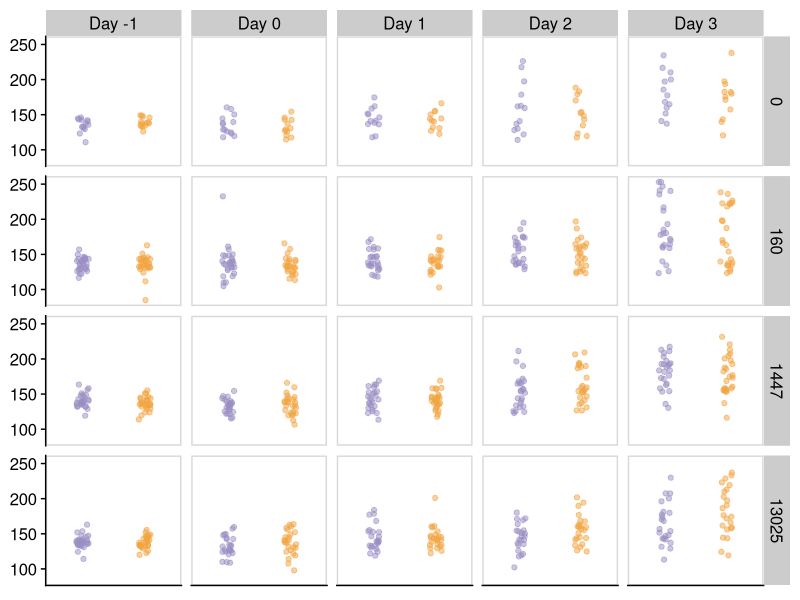

Generate this figure with R: (Note: this script raises an error after producing the figure.)
# Thesis Script - Data Visualization
# Plots
# IR Moodie
# Last Modified = 29/03/2020

# ---- Start ----

rm(list=ls()) # clear environment

# ---- Packages ----

library(survival) # survival objects
library(survminer) # ggplot2 plotting of surv objects
library(cowplot) # plot themes
library(tidyverse) # the good stuff

# ---- Data Import ----

exp1 <- read_csv("exp1.csv", na = "na") # Experiment 1 dataset
exp2 <- read_csv("exp2.csv", na = "na") # Experiment 2 dataset
exp3 <- read_csv("exp2_effective_f.csv", na = "na") # Modified Exp 2 dataset so day is now equal to feeding day so a day where no food was give is not counted (gave up trying to do this in R so done manually)

# ---- Data tidying ----

consump1 <- gather(exp1, key = "day", value = "consumption", f0:f4) %>%
  separate(day,into=c("junk", "day"),-1) %>% 
  mutate(day = as.numeric(day)) %>%
  select(-mass_i, -mass_f, -junk, -survival, -censored) # transform consumption dataset from wide to long

consump1$day_f <- factor(consump1$day) %>%
  fct_recode("Day -1" = "0", "Day 0" = "1", "Day 1" = "2", "Day 2" = "3", "Day 3" = "4") # change day names

consump1$fungus_ordered <- factor(consump1$fungus, levels = c("dead", "alive")) # change order of fungal treatments

consump2 <- gather(exp2, key = "day", value = "consumption", f0:f4) %>%
  separate(day,into=c("junk", "day"),-1) %>% 
  mutate(day = as.numeric(day)) %>%
  select(-junk, -survival, -censored) %>%
  filter(feeding == "constant") # wide to long for exp 2

consump2$day_f <- factor(consump2$day) %>%
  fct_recode("Day -1" = "0", "Day 1" = "1", "Day 2" = "2", "Day 3" = "3", "Day 4" = "4")

consump2$method_f <- fct_recode(consump2$method, "Injection" = "injection", "Spray" = "spray") # capitalise for increased pretty-ness

consump2$fungus_ordered <- factor(consump2$fungus, levels = c("control", "alive")) # match order with previous graphs

consump3 <- gather(exp3, key = "day", value = "consumption", f0:f4) %>%
  separate(day,into=c("junk", "day"),-1) %>% 
  mutate(day = as.numeric(day)) %>%
  select(-junk, -survival, -censored) %>%
  filter(method == "spray", day != 3, day != 4)
  
consump3$day_f <- factor(consump3$day) %>%
  fct_recode("Feeding day -1" = "0", "Feeding day 0" = "1", "Feeding day 1" = "2") # set day to effective feeding day
consump3$feeding_f <- fct_recode(consump3$feeding, "Constant" = "constant", "Enforced anorexia" = "starved") # better titles
consump3$fungus_ordered <- factor(consump3$fungus, levels = c("control", "alive")) # sort order

survival1 <- exp1 %>%
  select(-mass_i, -mass_f, -f0, -f1, -f2, -f3, -f4) # survival data of interest in exp1

survival2 <- exp2 %>%
  filter(feeding == "constant") %>%
  select(-f0, -f1, -f2, -f3, -f4) # survival data of interest in exp2

survival2$method_f <- fct_recode(survival2$method, "Injection" = "injection", "Spray" = "spray")

survival3 <- exp2 %>%
  filter(method == "spray") %>%
  select(-f0, -f1, -f2, -f3, -f4) # survival data of interest in exp3

survival3$feeding_f <- fct_recode(survival3$feeding, "Constant" = "constant", "Enforced anorexia" = "starved")

mass1 <- exp1 %>%
  select(-survival, -censored, -label)

mass1$mass_diff <- mass1$mass_f-mass1$mass_i
mass1$f_total <- mass1$f0+mass1$f1+mass1$f2+mass1$f3+mass1$f4

rm(exp1, exp2, exp3) # remove original datasets

# ---- Consumption Plot Exp 1 ----

ggconsump1 <- ggplot(consump1, aes(y = consumption, x = fungus_ordered, colour = fungus_ordered)) + # setup objecy
  geom_jitter(height = 0, width = 0.1, alpha = 0.5) + # add points with jitter and alpha values
  scale_color_manual(values=c("#998ec3", "#f1a340")) + # set colours to match theme
  facet_grid(spore~day_f) + # facet by spore and day
  theme_half_open() + # cowplot pretty +1
  panel_border() + # more cowplot pretty
  theme(legend.position = "none") + # get rid of legend (added after)
  theme(axis.title.x=element_blank(),
        axis.text.x=element_blank(),
        axis.ticks.x=element_blank(),
        axis.title.y=element_blank()) # remove x axis text, ticks and title as well as Y title (titles added after)

ggconsump1 # show graph

ggsave("Consumption_Experiment_1.png",
       plot = ggconsump1,
       path = "figs",
       dpi = "retina",
       width = 10,
       height = 8,
       type = "cairo") # export graph

# ---- Consumption Plot Exp 2 ----

ggconsump2 <- ggplot(consump2, aes(y = consumption, x = fungus_ordered, colour = fungus_ordered)) + # setup object
  geom_jitter(height = 0, width = 0.1, alpha = 0.5) + # add points with jitter and alpha values
  scale_color_manual(values=c("#998ec3", "#f1a340")) + # add theme colours
  facet_grid(method_f~day_f) + # facet by method and day
  theme_half_open() + # pretty +1
  panel_border() + # pretty +2
  theme(legend.position = "none") + # get rid of legend (added after)
  theme(axis.title.x=element_blank(),
        axis.text.x=element_blank(),
        axis.ticks.x=element_blank(),
        axis.title.y=element_blank()) # remove x elements and y axis title (added after)

ggconsump2 # show graph (DAY 0 is added after)

ggsave("Consumption_Experiment_2.png",
       plot = ggconsump2,
       path = "figs",
       dpi = "retina", 
       width = 10,
       height = 4,
       type = "cairo") # export graph

# ---- Consumption Plot Exp 3 ----

ggconsump3 <- ggplot(consump3, aes(y = consumption, x = fungus_ordered, colour = fungus_ordered)) + # setup object
  geom_jitter(height = 0, width = 0.1, alpha = 0.5) + # add points with jitter and alpha
  scale_color_manual(values=c("#998ec3", "#f1a340")) + # add theme colours
  facet_grid(feeding_f~day_f) + # facet by feeding regime and day
  theme_half_open() + # cowplot pretty-ness
  panel_border() + # more pretty-ness
  theme(legend.position = "none") + # remove legend (added later)
  theme(axis.title.x=element_blank(),
        axis.text.x=element_blank(),
        axis.ticks.x=element_blank(),
        axis.title.y=element_blank()) # x ticks and titles remove and added later

ggconsump3 # show graph

ggsave("Consumption_Experiment_3.png",
       plot = ggconsump2b,
       path = "figs",
       dpi = "retina",
       width = 6,
       height = 4,
       type = "cairo") # export

# ---- Surivial Plot Exp 1 ----

spore.labs <- c("0","160","1447","13025") # create labels so that plots appear in order
names(spore.labs) <- c("a", "b", "c", "d") # add abcd so that label column can be used later

ggsurv1 <- ggsurvplot(
  fit = survfit(Surv(survival, censored) ~ fungus+label, data = survival1), # surv obj
  data = survival1,
  ylab = "Survival probability",
  xlab = "Days after injection",
  conf.int = FALSE,
  ylim = c(0, 1),
  palette = alpha(c("#f1a340", "#f1a340", "#f1a340", "#f1a340", "#998ec3", "#998ec3", "#998ec3", "#998ec3"),
                  c(0.7,0.7,0.7,0.7,0.7,0.7,0.7,0.7)) # colour scheme + alpha (v messy but works)
)

ggsurv1 <- ggsurv1$plot + # use ggplot to theme using cowplot
  theme_half_open() +
  background_grid() +
  panel_border() +
  scale_x_continuous(breaks = seq(from = 0, to = 10, by = 2)) +
  scale_y_continuous(breaks = seq(from = 0, to = 1, by = 0.2)) +
  facet_grid(cols = vars(label), labeller = labeller(label = spore.labs)) + # use labeller feature set up previously
  theme(legend.position = "none")

ggsurv1 # show plot

ggsave("Survival_Experiment_1.png", # export plot
       plot = ggsurv1,
       path = "figs",
       dpi = "retina",
       width = 10, 
       height = 3,
       type = "cairo")

# ---- Survival Plot Exp 2 ----

ggsurv2 <- ggsurvplot(
  fit = survfit(Surv(survival, censored) ~ method_f+fungus, data = survival2), # surv obj
  data = survival2,
  xlab = "Days after injection", 
  ylab = "Survival probability",
  conf.int = FALSE,
  ylim = c(0, 1),
  palette = alpha(c("#f1a340", "#998ec3", "#f1a340", "#998ec3"), # themeing
                  c(0.7,0.7,0.7,0.7))
)

ggsurv2 <- ggsurv2$plot + # use ggplot for themeing
  theme_half_open() +
  background_grid() +
  panel_border() +
  scale_x_continuous(breaks = seq(from = 0, to = 10, by = 2)) +
  scale_y_continuous(breaks = seq(from = 0, to = 1, by = 0.2)) +
  facet_grid(cols = vars(method_f)) +
  theme(legend.position = "none")

ggsurv2 # show plot

ggsave("Survival_Experiment_2.png", # export plot
       plot = ggsurv2,
       path = "figs",
       dpi = "retina",
       width = 5.33,
       height = 3,
       type = "cairo")

# ---- Survival Plot Exp 3 ----

ggsurv3 <- ggsurvplot(
  fit = survfit(Surv(survival, censored) ~ feeding_f+fungus, data = survival3),
  data = survival3,
  xlab = "Days after injection", 
  ylab = "Survival probability",
  conf.int = FALSE,
  ylim = c(0, 1),
  palette = alpha(c("#f1a340", "#998ec3", "#f1a340", "#998ec3"),
                  c(0.7,0.7,0.7,0.7))
)

ggsurv3 <- ggsurv3$plot +
  theme_half_open() +
  background_grid() +
  panel_border() +
  scale_x_continuous(breaks = seq(from = 0, to = 10, by = 2)) +
  scale_y_continuous(breaks = seq(from = 0, to = 1, by = 0.2)) +
  facet_grid(cols = vars(feeding_f)) +
  theme(legend.position = "none")

ggsurv3

ggsave("Survival_Experiment_3.png",
       plot = ggsurv3,
       path = "figs",
       dpi = "retina",
       width = 5.33,
       height = 3,
       type = "cairo")

# ---- Mass Plot Exp 1 ----

ggmass1 <- ggplot(data = mass1, aes(x = mass_diff, y = f_total)) +
  geom_point(alpha = 0.5, aes(group = fungus, colour = fungus)) +
  geom_smooth(method = lm, formula = y~x, alpha = 0.1, linetype = "solid", colour = "red") +
  scale_color_manual(values=c("#f1a340","#998ec3")) +
  labs(y = "Total Food Consumption (mg)",
       x = "Change in larvae mass (mg)") +
  theme_cowplot() +
  theme(legend.position = "none")

ggsave("Mass_Experiment_1.png",
       plot = ggmass1,
       path = "figs",
       dpi = "retina",
       width = 8,
       height = 8,
       type = "cairo")

# ---- End ----
  
